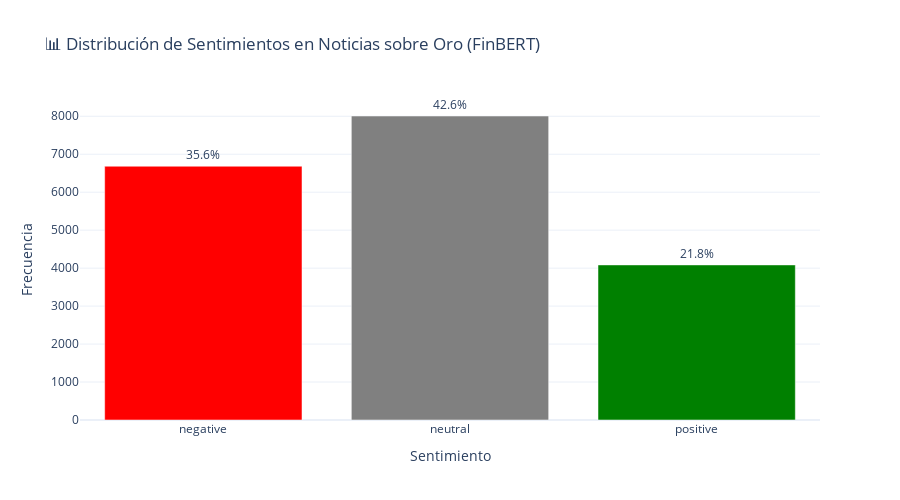

Source (notebook cell):
### Code cell
# Gráfico de barras de sentimientos
fig = go.Figure()

colores = {'Negativo': 'red', 'Neutral': 'gray', 'Positivo': 'green', 'negative': 'red', 'neutral': 'gray', 'positive': 'green'}

fig.add_trace(go.Bar(
    x=tabla_sentimientos['Sentimiento'],
    y=tabla_sentimientos['Frecuencia'],
    marker_color=[colores.get(s, 'blue') for s in tabla_sentimientos['Sentimiento']],
    text=tabla_sentimientos['Porcentaje'],
    texttemplate='%{text:.1f}%',
    textposition='outside'
))

fig.update_layout(
    title='📊 Distribución de Sentimientos en Noticias sobre Oro (FinBERT)',
    xaxis_title='Sentimiento',
    yaxis_title='Frecuencia',
    template='plotly_white',
    height=500
)

fig.show()

# Guardar figura
fig.write_html(FIGURAS_DIR / 'figura_01_distribucion_sentimientos.html')
print("✅ Figura guardada: figura_01_distribucion_sentimientos.html")

### Figure 1 — Plotly figure (JSON) as saved in the notebook; plotly's stock layout.template omitted (floating-point values rounded to 4 significant figures)
{"data": [{"marker": {"color": ["red", "gray", "green"]}, "text": [35.6, 42.64, 21.76], "textposition": "outside", "texttemplate": "%{text:.1f}%", "type": "bar", "x": ["negative", "neutral", "positive"], "y": [6684, 8007, 4085]}], "layout": {"height": 500, "title": {"text": "📊 Distribución de Sentimientos en Noticias sobre Oro (FinBERT)"}, "xaxis": {"title": {"text": "Sentimiento"}}, "yaxis": {"title": {"text": "Frecuencia"}}}}
